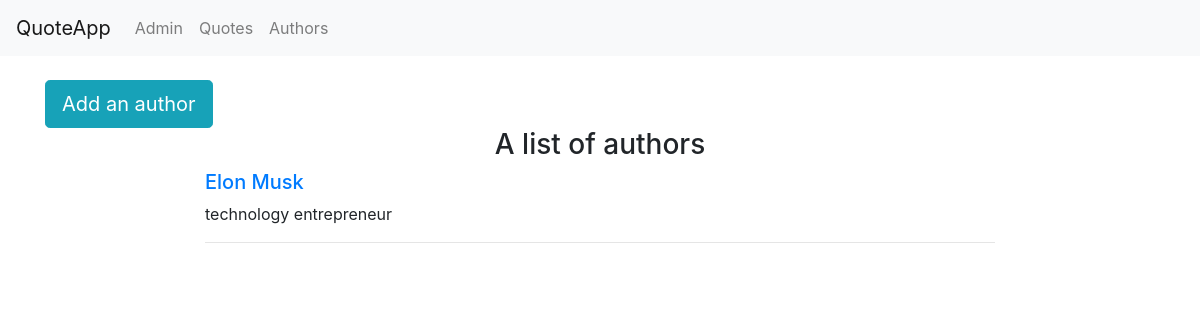
The app's page /basic_app/authors/, older data.
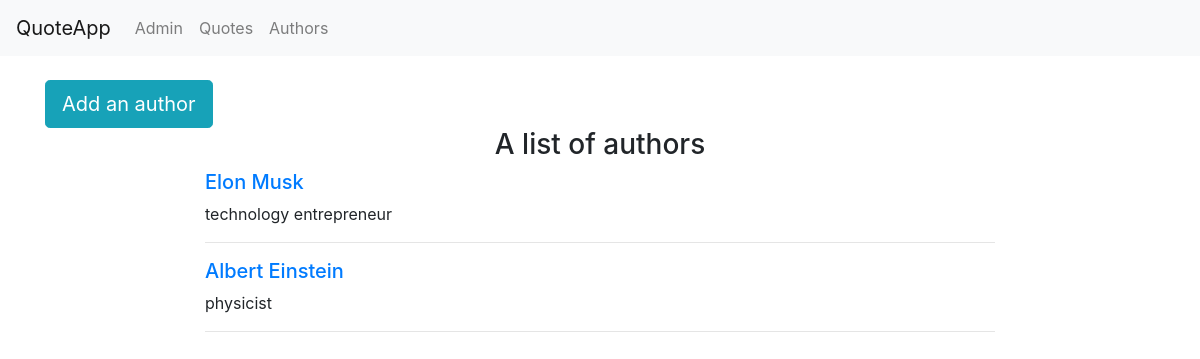
The same page, newer data.
### basic_app/models.py (models this page shows, shortened)
class QuoteAuthor(models.Model):
    author = models.CharField(max_length=64,unique=True)
    famousFor = models.CharField(max_length=32)
    lifeRange = models.CharField(max_length=64)

### basic_app/views.py (the view)
# urls.py: path('authors/', views.AuthorListView.as_view(), name='authors'),
class AuthorListView(ListView):
    context_object_name = 'authors'
    model = QuoteAuthor
    template_name = 'basic_app/author_list.html'

### templates/basic_app/author_list.html (shortened to what this page needs)
<!DOCTYPE html>
{% extends "basic_app/base.html" %}
{% block body_block %}
<div class="container">
  <a href="{% url 'basic_app:add' %}" class="btn btn-info btn-lg" role="button" aria-pressed="true">Add an author</a>
</div>
<div class="container">
  <div class="text-center">
  <h3>A list of authors</h3>
  </div>
</div>
<div class="row">
  <div class="col-lg-8 col-md-10 mx-auto">
{% if authors %}
{% for author in authors %}
<div class="post-preview">
  <a href="{{author.id}}">
    <h5 class="post-title">
      {{author.author}}
    </h5>
  </a>
  <p class="post-meta">{{author.famousFor}}</p>
</div>
<hr>
{% endfor %}
{% endif %}
</div>
</div>
{% endblock %}

Row changes from the older to the newer data that the page shows:
added QuoteAuthor: author "Albert Einstein", famousFor "physicist"
